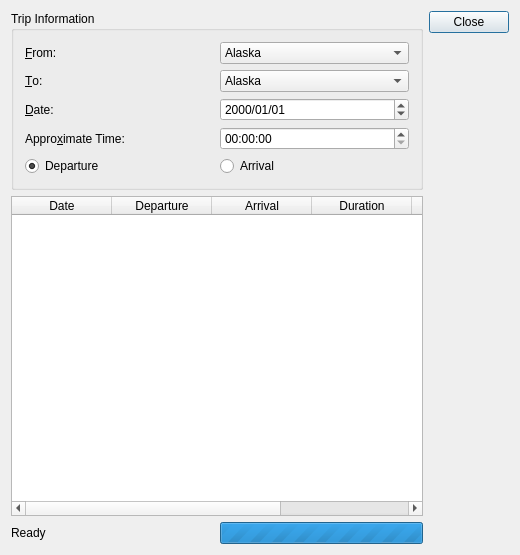
<?xml version="1.0" encoding="UTF-8"?>
<ui version="4.0">
 <class>TripPlanner</class>
 <widget class="QDialog" name="TripPlanner">
  <property name="geometry">
   <rect>
    <x>0</x>
    <y>0</y>
    <width>520</width>
    <height>555</height>
   </rect>
  </property>
  <property name="windowTitle">
   <string>TripPlanner</string>
  </property>
  <layout class="QGridLayout" name="gridLayout">
   <item row="0" column="0">
    <widget class="QGroupBox" name="tripInfoGroupBox">
     <property name="title">
      <string>Trip Information</string>
     </property>
     <layout class="QGridLayout" name="gridLayout_2">
      <item row="0" column="0">
       <widget class="QLabel" name="fromLabel">
        <property name="text">
         <string>&amp;From:</string>
        </property>
        <property name="buddy">
         <cstring>fromComboBox</cstring>
        </property>
       </widget>
      </item>
      <item row="0" column="1">
       <widget class="QComboBox" name="fromComboBox">
        <item>
         <property name="text">
          <string>Alaska</string>
         </property>
        </item>
        <item>
         <property name="text">
          <string>Albany</string>
         </property>
        </item>
        <item>
         <property name="text">
          <string>Annapolis</string>
         </property>
        </item>
        <item>
         <property name="text">
          <string>Atlanta</string>
         </property>
        </item>
        <item>
         <property name="text">
          <string>Augusta</string>
         </property>
        </item>
        <item>
         <property name="text">
          <string>Austin</string>
         </property>
        </item>
        <item>
         <property name="text">
          <string>Bismarck</string>
         </property>
        </item>
        <item>
         <property name="text">
          <string>Chicago</string>
         </property>
        </item>
        <item>
         <property name="text">
          <string>Cincinati</string>
         </property>
        </item>
        <item>
         <property name="text">
          <string>HartFord</string>
         </property>
        </item>
        <item>
         <property name="text">
          <string>Kansas City</string>
         </property>
        </item>
        <item>
         <property name="text">
          <string>Madison</string>
         </property>
        </item>
        <item>
         <property name="text">
          <string>Miami</string>
         </property>
        </item>
        <item>
         <property name="text">
          <string>Osaka</string>
         </property>
        </item>
        <item>
         <property name="text">
          <string>Nara-ken</string>
         </property>
        </item>
        <item>
         <property name="text">
          <string>Yokohama</string>
         </property>
        </item>
        <item>
         <property name="text">
          <string>Kawasaki</string>
         </property>
        </item>
        <item>
         <property name="text">
          <string>Sapporo</string>
         </property>
        </item>
        <item>
         <property name="text">
          <string>Fukuoka</string>
         </property>
        </item>
       </widget>
      </item>
      <item row="1" column="0">
       <widget class="QLabel" name="toLabel">
        <property name="text">
         <string>&amp;To:</string>
        </property>
        <property name="buddy">
         <cstring>toComboBox</cstring>
        </property>
       </widget>
      </item>
      <item row="1" column="1">
       <widget class="QComboBox" name="toComboBox">
        <item>
         <property name="text">
          <string>Alaska</string>
         </property>
        </item>
        <item>
         <property name="text">
          <string>Albany</string>
         </property>
        </item>
        <item>
         <property name="text">
          <string>Annapolis</string>
         </property>
        </item>
        <item>
         <property name="text">
          <string>Atlanta</string>
         </property>
        </item>
        <item>
         <property name="text">
          <string>Augusta</string>
         </property>
        </item>
        <item>
         <property name="text">
          <string>Austin</string>
         </property>
        </item>
        <item>
         <property name="text">
          <string>Bismarck</string>
         </property>
        </item>
        <item>
         <property name="text">
          <string>Chicago</string>
         </property>
        </item>
        <item>
         <property name="text">
          <string>Cincinati</string>
         </property>
        </item>
        <item>
         <property name="text">
          <string>HartFord</string>
         </property>
        </item>
        <item>
         <property name="text">
          <string>Kansas City</string>
         </property>
        </item>
        <item>
         <property name="text">
          <string>Madison</string>
         </property>
        </item>
        <item>
         <property name="text">
          <string>Miami</string>
         </property>
        </item>
        <item>
         <property name="text">
          <string>Osaka</string>
         </property>
        </item>
        <item>
         <property name="text">
          <string>Nara-ken</string>
         </property>
        </item>
        <item>
         <property name="text">
          <string>Yokohama</string>
         </property>
        </item>
        <item>
         <property name="text">
          <string>Kawasaki</string>
         </property>
        </item>
        <item>
         <property name="text">
          <string>Sapporo</string>
         </property>
        </item>
        <item>
         <property name="text">
          <string>Fukuoka</string>
         </property>
        </item>
       </widget>
      </item>
      <item row="2" column="0">
       <widget class="QLabel" name="dateLabel">
        <property name="text">
         <string>&amp;Date:</string>
        </property>
        <property name="buddy">
         <cstring>dateEdit</cstring>
        </property>
       </widget>
      </item>
      <item row="2" column="1">
       <widget class="QDateEdit" name="dateEdit">
        <property name="displayFormat">
         <string>yyyy/MM/dd</string>
        </property>
       </widget>
      </item>
      <item row="3" column="0">
       <widget class="QLabel" name="timeLabel">
        <property name="text">
         <string>Appro&amp;ximate Time:</string>
        </property>
        <property name="buddy">
         <cstring>timeEdit</cstring>
        </property>
       </widget>
      </item>
      <item row="3" column="1">
       <widget class="QDateTimeEdit" name="timeEdit">
        <property name="displayFormat">
         <string>hh:mm:ss</string>
        </property>
       </widget>
      </item>
      <item row="4" column="0" colspan="2">
       <layout class="QHBoxLayout" name="horizontalLayout_2">
        <item>
         <widget class="QRadioButton" name="departureRadioButton">
          <property name="text">
           <string>Departure</string>
          </property>
          <property name="checked">
           <bool>true</bool>
          </property>
         </widget>
        </item>
        <item>
         <widget class="QRadioButton" name="arrivalRadioButton">
          <property name="text">
           <string>Arrival</string>
          </property>
         </widget>
        </item>
       </layout>
      </item>
     </layout>
    </widget>
   </item>
   <item row="1" column="0">
    <widget class="QTableWidget" name="tableWidget">
     <column>
      <property name="text">
       <string>Date</string>
      </property>
     </column>
     <column>
      <property name="text">
       <string>Departure</string>
      </property>
     </column>
     <column>
      <property name="text">
       <string>Arrival</string>
      </property>
     </column>
     <column>
      <property name="text">
       <string>Duration</string>
      </property>
     </column>
     <column>
      <property name="text">
       <string>Changes</string>
      </property>
     </column>
     <column>
      <property name="text">
       <string>Train Type</string>
      </property>
     </column>
    </widget>
   </item>
   <item row="2" column="0">
    <layout class="QHBoxLayout" name="horizontalLayout">
     <item>
      <widget class="QLabel" name="statusLabel">
       <property name="sizePolicy">
        <sizepolicy hsizetype="Expanding" vsizetype="Preferred">
         <horstretch>0</horstretch>
         <verstretch>0</verstretch>
        </sizepolicy>
       </property>
       <property name="text">
        <string>Ready</string>
       </property>
      </widget>
     </item>
     <item>
      <widget class="QProgressBar" name="progressBar">
       <property name="maximum">
        <number>0</number>
       </property>
       <property name="value">
        <number>-1</number>
       </property>
      </widget>
     </item>
    </layout>
   </item>
   <item row="0" column="1" rowspan="2">
    <widget class="QDialogButtonBox" name="buttonBox">
     <property name="orientation">
      <enum>Qt::Vertical</enum>
     </property>
     <property name="standardButtons">
      <set>QDialogButtonBox::Close</set>
     </property>
    </widget>
   </item>
  </layout>
 </widget>
 <layoutdefault spacing="6" margin="11"/>
 <tabstops>
  <tabstop>tableWidget</tabstop>
  <tabstop>dateEdit</tabstop>
  <tabstop>timeEdit</tabstop>
  <tabstop>fromComboBox</tabstop>
  <tabstop>toComboBox</tabstop>
  <tabstop>departureRadioButton</tabstop>
  <tabstop>arrivalRadioButton</tabstop>
 </tabstops>
 <resources>
  <include location="TripPlanner.qrc"/>
 </resources>
 <connections/>
</ui>
